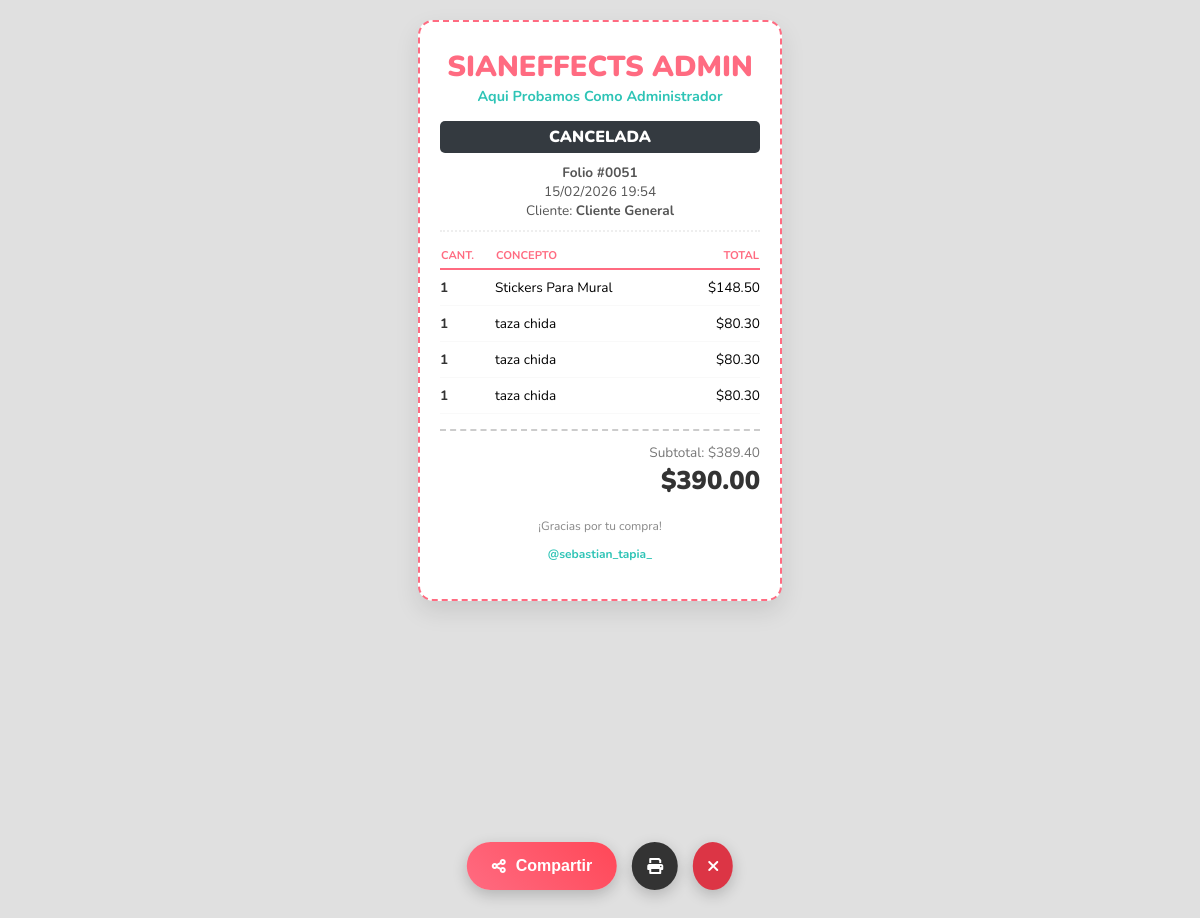
Page /ticket/51 on the committed database.
### tables this page shows
CREATE TABLE configuracion (id INTEGER PRIMARY KEY AUTOINCREMENT, user_id INTEGER, margen_ganancia INTEGER DEFAULT 200, nombre_empresa TEXT DEFAULT 'Mi Negocio', slogan TEXT DEFAULT 'Servicios Creativos', website TEXT DEFAULT '', inventario_activo BOOLEAN DEFAULT 0, ticket_bw BOOLEAN DEFAULT 0);

CREATE TABLE ventas (
        id INTEGER PRIMARY KEY AUTOINCREMENT, user_id INTEGER, cliente TEXT, fecha DATETIME, 
        subtotal REAL, descuento_porcentaje INTEGER, descuento_monto REAL, total REAL,
        estado TEXT DEFAULT 'pagado', monto_pagado REAL DEFAULT 0, saldo_pendiente REAL DEFAULT 0,
        fecha_vencimiento DATETIME, resumen_items TEXT, costo_total REAL DEFAULT 0,
        document_type TEXT DEFAULT 'receipt', tax_engine TEXT DEFAULT 'none'
    , impuestos REAL DEFAULT 0);

CREATE TABLE venta_detalles (
        id INTEGER PRIMARY KEY AUTOINCREMENT, venta_id INTEGER, concepto TEXT, cantidad REAL, 
        precio_unitario REAL, costo_unitario REAL, subtotal REAL, composicion TEXT, FOREIGN KEY(venta_id) REFERENCES ventas(id)
    );

### routes/main.py (the view)
@main_bp.route('/ticket/<int:id>')
def ver_ticket(id):
    conn = get_db()
    venta_db = conn.execute('SELECT * FROM ventas WHERE id = ?', (id,)).fetchone()
    if venta_db is None:
        conn.close()
        return "Ticket no encontrado", 404
    venta = procesar_fila_fechas(venta_db)
    detalles = conn.execute('SELECT * FROM venta_detalles WHERE venta_id = ?', (id,)).fetchall()
    config = conn.execute('SELECT * FROM configuracion WHERE user_id = ?', (venta_db['user_id'],)).fetchone()
    if config is None:
        config = {'nombre_empresa': 'Mi Negocio', 'slogan': 'Gracias por su compra', 'website': ''}
    conn.close()
    return render_template('ticket.html', venta=venta, detalles=detalles, config=config)

### app.py (called while the page is built, shortened)
@app.context_processor
def inject_user_config():
    default_config = {
        'nombre_empresa': 'Cotizador Sianeffects', # O el nombre genérico que quieras
        'slogan': '',
        'website': '',
        'margen_ganancia': 100
    }
    return {'config': default_config}

@app.after_request
def add_header(response):
    response.headers["Cache-Control"] = "no-cache, no-store, must-revalidate"
    return response

### db.py (called while the page is built)
def get_db_connection():
    conn = sqlite3.connect(DB_NAME)
    conn.row_factory = sqlite3.Row
    return conn

### routes/main.py (called while the page is built)
@main_bp.app_context_processor
def inject_notifications():
    if 'user_id' in session:
        return {'notificaciones': obtener_alertas(session['user_id'])}
    return {'notificaciones': []}

def procesar_fila_fechas(fila_db):
    if not fila_db: return None
    item = dict(fila_db)
    campos_fecha = ['fecha', 'fecha_vencimiento', 'created_at']
    for campo in campos_fecha:
        valor_original = item.get(campo)
        if valor_original:
            try:
                str_fecha = str(valor_original).replace('T', ' ')[:19]
                dt_utc = datetime.strptime(str_fecha, '%Y-%m-%d %H:%M:%S').replace(tzinfo=timezone.utc)
                dt_local = utc_to_local(dt_utc)
                item[campo] = dt_local.strftime('%d/%m/%Y %H:%M')
            except ValueError:
                pass
    return item

### utils/datetime_utils.py (called while the page is built)
def utc_to_local(utc_dt, timezone_str='America/Mexico_City'):
    if utc_dt is None:
        return None
    if utc_dt.tzinfo is None:
        utc_dt = utc_dt.replace(tzinfo=timezone.utc)
    tz = pytz.timezone(timezone_str)
    return utc_dt.astimezone(tz)

### templates/ticket.html (shortened to what this page needs)
<!doctype html>
<html lang="es">
<head>
    <link rel="stylesheet" href="https://cdnjs.cloudflare.com/ajax/libs/font-awesome/6.0.0/css/all.min.css">
</head>
<body>
    <div class="ticket {% if config['ticket_bw'] %}ticket-bw{% endif %}" id="ticketVisual">
        <div class="brand">
            <h2>{{ config['nombre_empresa'] }}</h2>
            <p>{{ config['slogan'] }}</p>
        </div>
        {% if venta['estado'] == 'cotizacion' %}
        <div class="doc-type bg-cotizacion">COTIZACIÓN</div>
        {% elif venta['estado'] == 'anticipo' %}
        <div class="doc-type bg-anticipo">ANTICIPO</div>
        {% elif venta['estado'] == 'pagado' %}
        <div class="doc-type bg-pagado">RECIBO</div>
        {% else %}
        <div class="doc-type bg-cancelada">CANCELADA</div>
        {% endif %}
        <div class="info">
            <strong>Folio #{{ '%04d' % venta['id'] }}</strong><br>
            {{ venta['fecha'] if venta['fecha'] else 'Fecha no disponible' }}<br>
            Cliente: <strong>{{ venta['cliente'] }}</strong>
        </div>
        <table class="items">
            <thead>
                <tr>
                    <th>Cant.</th>
                    <th>Concepto</th>
                    <th style="text-align: right;">Total</th>
                </tr>
            </thead>
            <tbody>
                {% for item in detalles %}
                <tr>
                    <td style="font-weight: bold; color: #333;">{{ item['cantidad']|int }}</td>
                    <td>{{ item['concepto'] }}</td>
                    <td style="text-align: right;">${{ "%.2f"|format(item['subtotal']) }}</td>
                </tr>
                {% endfor %}
            </tbody>
        </table>
        <div class="total-section">
            <span style="font-size: 0.85rem; color:#777">Subtotal: ${{ "%.2f"|format(venta['subtotal']) }}</span><br>
            <div class="total-amount">${{ "%.2f"|format(venta['total']) }}</div>
        </div>
        <div class="footer">
            <p>
                {% if venta['estado'] == 'cotizacion' %}
                Precios sujetos a cambio sin previo aviso.
                {% else %}
                ¡Gracias por tu compra!
                {% endif %}
            </p>
            {% if config['website'] %}<p style="color:#2ec4b6; font-weight:bold;">{{ config['website'] }}</p>{% endif %}
        </div>
    </div>
    <div class="no-print">
        <button id="btnShare" onclick="generarTicket()" class="btn-accion btn-share">
            <i class="fas fa-share-alt"></i> Compartir
        </button>
        <button onclick="window.print()" class="btn-accion btn-print">
            <i class="fas fa-print"></i>
        </button>
        <button onclick="window.close()" class="btn-accion btn-close">
            <i class="fas fa-times"></i>
        </button>
    </div>
</body>
</html>

### templates/ticket.html (style rules this page uses)
body { font-family: 'Nunito', sans-serif; background: #e0e0e0; padding: 20px; display: flex; flex-direction: column; align-items: center; min-height: 100vh; margin: 0; padding-bottom: 100px; }
.ticket { width: 320px; background: white; padding: 25px 20px; border: 2px dashed #ff6b81; border-radius: 15px; box-shadow: 0 10px 25px rgba(0, 0, 0, 0.1); position: relative; overflow: hidden; }
.brand { text-align: center; margin-bottom: 15px; }
.brand h2 { margin: 0; font-weight: 900; color: #ff6b81; font-size: 1.8rem; text-transform: uppercase; }
.brand p { margin: 0; font-size: 0.9rem; color: #2ec4b6; font-weight: 700; }
.doc-type { text-align: center; font-size: 1rem; font-weight: 900; margin-bottom: 10px; padding: 5px; border-radius: 5px; text-transform: uppercase; color: white; }
.bg-cancelada { background-color: #343a40; }
.info { text-align: center; font-size: 0.85rem; color: #555; margin-bottom: 15px; border-bottom: 2px dotted #eee; padding-bottom: 10px; }
.items { width: 100%; font-size: 0.85rem; margin-bottom: 15px; border-collapse: collapse; }
.items th { text-align: left; border-bottom: 2px solid #ff6b81; color: #ff6b81; font-size: 0.7rem; text-transform: uppercase; padding-bottom: 5px; }
.items td { padding: 8px 0; border-bottom: 1px solid #f9f9f9; }
.total-section { text-align: right; border-top: 2px dashed #ccc; padding-top: 10px; margin-top: 10px; }
.total-amount { font-size: 1.6rem; font-weight: 900; color: #333; }
.footer { text-align: center; margin-top: 20px; font-size: 0.75rem; color: #888; }
.no-print { position: fixed; bottom: 30px; left: 50%; transform: translateX(-50%); display: flex; gap: 15px; z-index: 100; }
.btn-accion { border: none; color: white; padding: 15px 25px; border-radius: 50px; font-size: 1rem; font-weight: 800; cursor: pointer; display: flex; align-items: center; gap: 10px; box-shadow: 0 5px 15px rgba(0, 0, 0, 0.2); transition: transform 0.1s; }
.btn-share { background: linear-gradient(45deg, #ff6b81, #ff4757); }
.btn-print { background: #333; padding: 15px; border-radius: 50%; }
.btn-close { background: #dc3545; padding: 15px; border-radius: 50%; }

### rows in the picture
configuracion: nombre_empresa "SIANEFFECTS ADMIN", slogan "Aqui Probamos Como Administrador", website "@sebastian_tapia_"
ventas: id "0051", fecha "15/02/2026 19:54", cliente "Cliente General", subtotal "389.40", total "390.00"
venta_detalles: cantidad "1", concepto "Stickers Para Mural", subtotal "148.50"
venta_detalles: cantidad "1", concepto "taza chida", subtotal "80.30"
venta_detalles: cantidad "1", concepto "taza chida", subtotal "80.30"
venta_detalles: cantidad "1", concepto "taza chida", subtotal "80.30"
